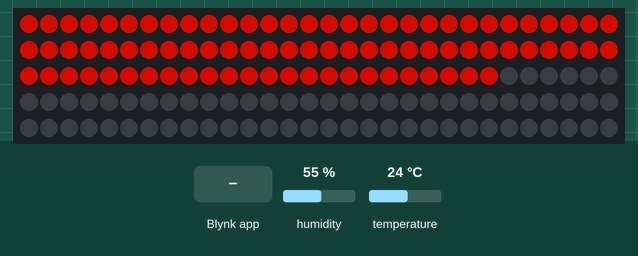
Simulated run of this sketch. Board: ESP8266 (NodeMCU). On the bench: 150 RGB LEDs in strip order, left to right, continuing on the next row. The inputs (shaded band) are chosen by the test bench; at power-on: humidity 55 %, temperature 24 °C. Dim RGB values are drawn brighter than linear; WiFi joins after 1.5 s; servers stay silent unless stated; the local clock reads 2024-03-15 10:24:30 at power-on unless the sketch sets it.

Above: at 3.0 s.
3.1 s: Blynk app writes 1 to V0
At 3.4 s:
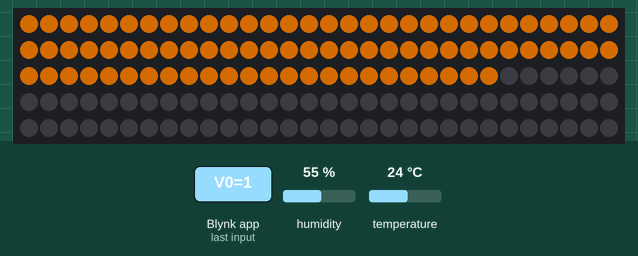
4.6 s: Blynk app writes 0 to V2
At 5.7 s:
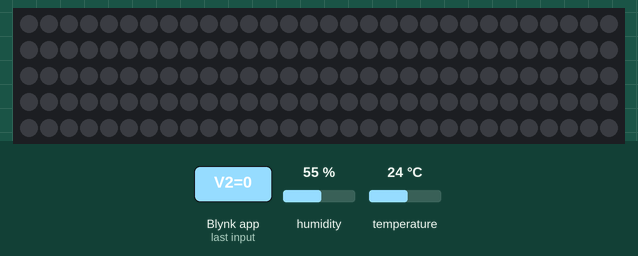
Timing chart, 0 to 7.6 s (numbered marks = the images above; inputs shaded):
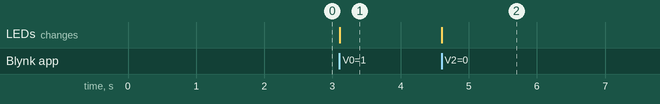

The sketch:

espCode.ino
```cpp
// (licence header left out)
#include "defines.h"
#include <ESP8266WiFi.h>
#include <BlynkSimpleEsp8266.h>
#include <Adafruit_NeoPixel.h>
#include "DHTesp.h"
#include <WidgetRTC.h>

// You should get Auth Token in the Blynk App.
// Go to the Project Settings (nut icon).
char auth[] = MYAUTH;

// Your WiFi credentials.
// Set password to "" for open networks.
char ssid[] = MYSSID;
char pass[] = MYPASS;

DHTesp dht;
long dhtLastTime = 0;

WidgetTerminal terminal(V4);
WidgetRTC rtc;

Adafruit_NeoPixel strip = Adafruit_NeoPixel(NUMOFLEDS, STRIPPIN, NEO_GRB + NEO_KHZ800);
int redDay = 255;
int greenDay = 128;
int blueDay = 0;
int redNight = 255;
int greenNight = 15;
int blueNight = 0;
int ledsNum = 84;
float power = 0.5;
bool isDay = false;
bool sendToTerminal = false;

String getClock()
{
  return String(day()) + "." + month() + "." + year() + "  " + hour() + ":" + minute() + ":" + second();
}

void TurnDayLights() {
  for (int iii=0;iii<ledsNum;iii++) {
    strip.setPixelColor(iii, strip.Color( (int)(power*(float)redDay), (int)(power*(float)greenDay),(int)(power*(float)blueDay) ));
  }
  for (int iii=(ledsNum);iii<NUMOFLEDS;iii++) {
    strip.setPixelColor(iii, strip.Color(0, 0, 0) );
  }
  strip.show();
    if (sendToTerminal)
  {
  terminal.print(getClock());
  terminal.println("-->Day Lights are ON!");
  terminal.flush();
  }
}

void TurnNightLights() {
  for (int iii=0;iii<ledsNum;iii++) {
    strip.setPixelColor(iii, strip.Color( (int)(power*(float)redNight), (int)(power*(float)greenNight),(int)(power*(float)blueNight) ));
  }
  for (int iii=(ledsNum);iii<NUMOFLEDS;iii++) {
    strip.setPixelColor(iii, strip.Color(0, 0, 0) );
  }
  strip.show();
  if (sendToTerminal)
  {
  terminal.print(getClock());
  terminal.println("-->Night Lights are ON!");
  terminal.flush();
  }
  //PRINTLNDEBUG("Night lights are on");
}

void refreshLeds() {
  if (isDay) TurnDayLights();
  else TurnNightLights();
}

BLYNK_WRITE(V0)
{
  PRINTDEBUG("Timer (V0): Got a value: ");
  PRINTLNDEBUG(param.asStr());
  terminal.print(getClock());
  terminal.print("-->Timer: value: ");
  terminal.println(param.asStr());
  terminal.flush();
  if (param.asInt() == 0)  isDay = false;
  else  isDay = true;
  sendToTerminal = true;
  refreshLeds();
  sendToTerminal = false;
}

BLYNK_WRITE(V1)
{
  PRINTDEBUG("Button (V1): Got a value: ");
  PRINTLNDEBUG(param.asStr());
  terminal.print(getClock());
  terminal.print("-->Button: value: ");
  terminal.println(param.asStr());
  terminal.flush();
  if (param.asInt() == 0)  isDay = false;
  else  isDay = true;
  sendToTerminal = true;
  refreshLeds();
  sendToTerminal = false;
}

BLYNK_WRITE(V2)
{
  PRINTDEBUG("Power Slider (V2): Got a value: ");
  PRINTLNDEBUG(param.asStr());
  power = param.asFloat();
  refreshLeds();
}

BLYNK_WRITE(V3)
{
  PRINTDEBUG("LEDS# Slider (V3): Got a value: ");
  PRINTLNDEBUG(param.asStr());
  if (param.asInt() < NUMOFLEDS) ledsNum = param.asInt();
  else   ledsNum = NUMOFLEDS;
  refreshLeds();
  //ledsNum = min(NUMOFLEDS,param.asInt());
}

/*
BLYNK_WRITE(V4)
{
  PRINTDEBUG("Day Color (V4): Got a value: ");
  PRINTDEBUG(param[0].asStr());
  PRINTDEBUG(" , ");
  PRINTDEBUG(param[1].asStr());
  PRINTDEBUG(" , ");
  PRINTLNDEBUG(param[2].asStr());
  redDay = param[0].asInt();
  greenDay = param[1].asInt();
  blueDay = param[2].asInt();
  refreshLeds();
}
*/
BLYNK_WRITE(V5)
{
  PRINTDEBUG("Color (V5): Got a value: ");
  PRINTDEBUG(param[0].asStr());
  PRINTDEBUG(" , ");
  PRINTDEBUG(param[1].asStr());
  PRINTDEBUG(" , ");
  PRINTLNDEBUG(param[2].asStr());
  if (isDay)
  {
  redDay = param[0].asInt();
  greenDay = param[1].asInt();
  blueDay = param[2].asInt();
  }
  else
  {
  redNight = param[0].asInt();
  greenNight = param[1].asInt();
  blueNight = param[2].asInt();
  }
  terminal.print(getClock());
  terminal.print("-->New colors: (");
  terminal.print(param[0].asInt());
  terminal.print(" , ");
  terminal.print(param[1].asInt());
  terminal.print(" , ");
  terminal.print(param[2].asInt());
  terminal.println(")");
  terminal.flush();
  refreshLeds();
}

void sendSensor()
{
  float h = dht.getHumidity();
  float t = dht.getTemperature();

  if (isnan(h) || isnan(t)) {
    PRINTLNDEBUG("Failed to read from DHT sensor!");
    return;
  }
  // You can send any value at any time.
  // Please don't send more that 10 values per second.
  Blynk.virtualWrite(V7, h);
  Blynk.virtualWrite(V6, t);
}

BLYNK_CONNECTED() {
  // Synchronize time on connection
  rtc.begin();
}

void setup()
{
  // Debug console

  if (DEBUG) Serial.begin(9600);
  strip.begin();
  refreshLeds();
  dht.setup(DHTPIN);
  Blynk.begin(auth, ssid, pass);
  // You can also specify server:
  //Blynk.begin(auth, ssid, pass, "blynk-cloud.com", 8442);
  //Blynk.begin(auth, ssid, pass, IPAddress(192,168,1,100), 8442);
  terminal.println("**** Starting...");
  terminal.println(getClock());
  terminal.println("**** Finished setup! Enjoy");
  terminal.flush();
}

void loop()
{
  Blynk.run();
  if (( dhtLastTime == 0 ) || ((millis() - dhtLastTime) > DT_FOR_DHT_MSEC) ) {
    dhtLastTime = millis();
    sendSensor();
  }
}
```

defines_example.h
```cpp
#define DEBUG 0
#define PRINTDEBUG(STR) \
  {  \
    if (DEBUG) Serial.print(STR); \
  }
#define PRINTLNDEBUG(STR) \
  {  \
    if (DEBUG) Serial.println(STR); \
  }

#define BLYNK_PRINT Serial /* Comment this out to disable prints and save space */
#define NUMOFLEDS 150  //max number of LEDS in strip
#define STRIPPIN 4  // LED strip pin in ESP
#define DHTPIN 5   // DHT pin in ESP
#define DT_FOR_DHT_MSEC 60000 // time (in millisec) to hold before measuring temperature

#define MYAUTH "your Blynk auth"
#define MYSSID "your WiFi ssid"
#define MYPASS "your WiFi password"
```

Measured:
- after the input at 3.1 s, the LEDs: change at once (image 1)
- after the input at 4.6 s, the LEDs: change at once (image 2)
